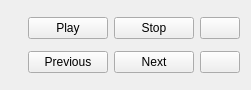
<?xml version="1.0" encoding="UTF-8"?>
<ui version="4.0">
 <class>PresentationCtrlWidget</class>
 <widget class="QWidget" name="PresentationCtrlWidget">
  <property name="geometry">
   <rect>
    <x>0</x>
    <y>0</y>
    <width>251</width>
    <height>90</height>
   </rect>
  </property>
  <property name="sizePolicy">
   <sizepolicy hsizetype="Minimum" vsizetype="Minimum">
    <horstretch>0</horstretch>
    <verstretch>0</verstretch>
   </sizepolicy>
  </property>
  <layout class="QHBoxLayout" name="horizontalLayout">
   <item>
    <widget class="QLabel" name="m_slideLabel">
     <property name="text">
      <string/>
     </property>
    </widget>
   </item>
   <item>
    <layout class="QGridLayout" name="gridLayout">
     <item row="0" column="0">
      <widget class="QPushButton" name="m_playButton">
       <property name="text">
        <string>Play</string>
       </property>
      </widget>
     </item>
     <item row="0" column="1">
      <widget class="QPushButton" name="m_stopButton">
       <property name="text">
        <string>Stop</string>
       </property>
      </widget>
     </item>
     <item row="1" column="0">
      <widget class="QPushButton" name="m_prevButton">
       <property name="text">
        <string comment="Previous item to show">Previous</string>
       </property>
      </widget>
     </item>
     <item row="1" column="1">
      <widget class="QPushButton" name="m_nextButton">
       <property name="text">
        <string comment="Next item to show">Next</string>
       </property>
      </widget>
     </item>
     <item row="0" column="2">
      <widget class="QPushButton" name="m_delayButton">
       <property name="text">
        <string comment="Push here to change delay time"></string>
       </property>
      </widget>
     </item>
     <item row="1" column="2">
      <widget class="QPushButton" name="m_moveToTrash">
       <property name="text">
        <string comment="Move image to trash or delete image"></string>
       </property>
      </widget>
     </item>
    </layout>
   </item>
  </layout>
 </widget>
 <resources/>
 <connections/>
</ui>
